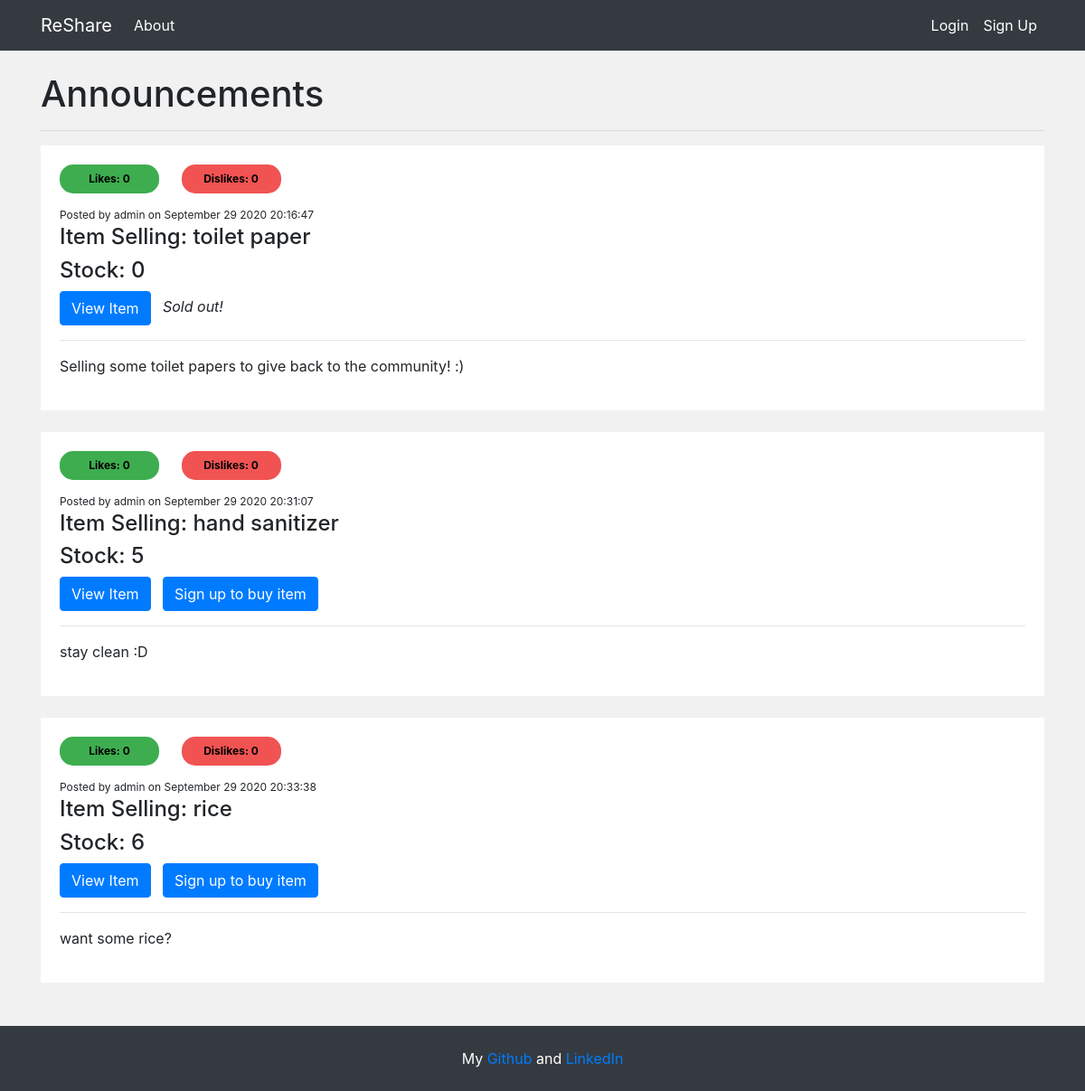
The page / on the database its author committed.
### app/models.py (models this page shows, shortened)
class PostData(db.Model):
    id = db.Column(db.Integer, primary_key=True)
    item = db.Column(db.String(20), nullable=False) # TODO
    stock = db.Column(db.Integer, nullable=False)
    content = db.Column(db.Text, nullable=False)
    author = db.Column(db.String(20), nullable=False, default='Unknown')
    date = db.Column(db.DateTime, nullable=False, default=datetime.now)
    likes = db.Column(db.Integer, nullable=False, default=0)
    dislikes = db.Column(db.Integer, nullable=False, default=0)

### app/routes.py (the view)
@app.route('/')
def index():
    feed_posts = PostData.query.filter_by(author="admin").order_by(PostData.likes.desc()).all()
    return render_template("index.html", feed=feed_posts)

### app/templates/index.html (shortened to what this page needs)
{% extends 'base.html' %}
{% block body %}
  <h1>Announcements</h1>
  <hr />
  {% if feed %}
    {% for post in feed %}
      <div id="{{post.id}}" class="post-container">
        {% if current_user.is_authenticated %}
        <div class="like-bar">
        {% else %}
        <div class="like-bar-view">
        {% endif %}
          <button class="upvote">Likes: {{post.likes}}</button>
          <button class="devote">Dislikes: {{post.dislikes}}</button>
        </div>
        <div id="{{post.id}}">
          <small>Posted by {{post.author}} on </small>
          <small class="publish-date">{{post.date}}</small>
          <h4>Item Selling: {{post.item}}</h4>
          <h4>Stock: {{post.stock}}</h4>
          <a class="btn btn-primary" href="{{url_for('display_post', id=post.id)}}">
            View Item
          </a>
          {% if post.stock == 0 %}
            <i>Sold out!</i>
          {% else %}
            {% if current_user.is_authenticated and post.author != current_user.username %}
              <a class="btn btn-primary" href="{{url_for('buy', id=post.id)}}">
                Buy Item
              </a>
            {% elif not current_user.is_authenticated%}
              <a class="btn btn-primary" href="{{url_for('register')}}">
                Sign up to buy item
              </a>
            {% endif %}
          {% endif %}
          <hr />
          <p style="white-space: pre-wrap">{{post.content}}</p>
        </div>
      </div>
      <br/>
    {% endfor %}
  {% else %}
    <i> No posts in feed</i>
    <br />
  {% endif %}
{% endblock %}

### app/templates/base.html (shortened to what this page needs)
<!DOCTYPE html>
<html lang="en">
  <head>
    <link
      rel="stylesheet"
      href="https://stackpath.bootstrapcdn.com/bootstrap/4.5.2/css/bootstrap.min.css"
    />
    <link
      rel="stylesheet"
      type="text/css"
      href="{{url_for('static', filename='main.css')}}"
    />
  </head>
  <body>
    <main class="main-container">
    <nav class="navbar navbar-expand-lg navbar-dark bg-dark">
      <div class="container">
        <div class="collapse navbar-collapse" id="navbarsExample07">
          <ul class="navbar-nav mr-auto">
            <a class="navbar-brand" href="{{url_for('index')}}"
              >ReShare </a>
            <a class="nav-link active" href="{{url_for('about')}}"
              >About </a>
          </ul>
          <nav class="navbar-nav">
            {% if current_user.is_authenticated%}
            <a class="nav-link active" href="{{url_for('purchase_history')}}"
              >Purchase History <span class="sr-only"></span
            ></a>
            <a class="nav-link active" href="{{url_for('logout')}}"
              >Logout <span class="sr-only"></span
            ></a>
            {%else%}
               <a class="nav-link active" href="{{url_for('login')}}"
                >Login </a>
              <a class="nav-link active" href="{{url_for('register')}}"
                >Sign Up </a>
            {%endif%}
          </nav>
        </div>
      </div>
    </nav>
      <div class="container">
        <br />
         {% block head %} {% endblock %} {% block
        body %} {% endblock %}
        <br/>
      </div>
    </main>
    <footer class="page-footer bg-dark text-center">
      <br/>
      <div class="footer-header">
        My
        <a href="https://github.com/gtangelo">Github</a>
        and
        <a href="https://www.linkedin.com/in/gabriel-angelo-ting-3003691a5/">LinkedIn<br />
      </div>
      <br/>
    </footer>
  </body>
</html>

### app/static/main.css (style rules this page uses)
.main-container { background-color: #f1f1f1; display: block; height: 100%; }
.upvote, .devote { padding: 7px; margin-right: 20px; margin-bottom: 10px; border-radius: 15px; width: 110px; font-size: 12px; font-weight: bold; border: none; }
.upvote { background-color: #3dad4f; }
.devote { background-color: #f15353; }
small { font-size: 12px; }
main { height: 100%; width: 100%; min-height: calc(100vh - 16px - 56px); }
.post-container { padding: 20px; border: 1px solid white; background-color: white; }
.footer-header { font-size: 16px; color: white; }

### rows shown on the page
PostData: likes "0", dislikes "0", author "admin", item "toilet paper", stock "0", shows "Sold out!", content "Selling some toilet papers to give back to the community! :)"
PostData: likes "0", dislikes "0", author "admin", item "hand sanitizer", stock "5", content "stay clean :D"
PostData: likes "0", dislikes "0", author "admin", item "rice", stock "6", content "want some rice?"
